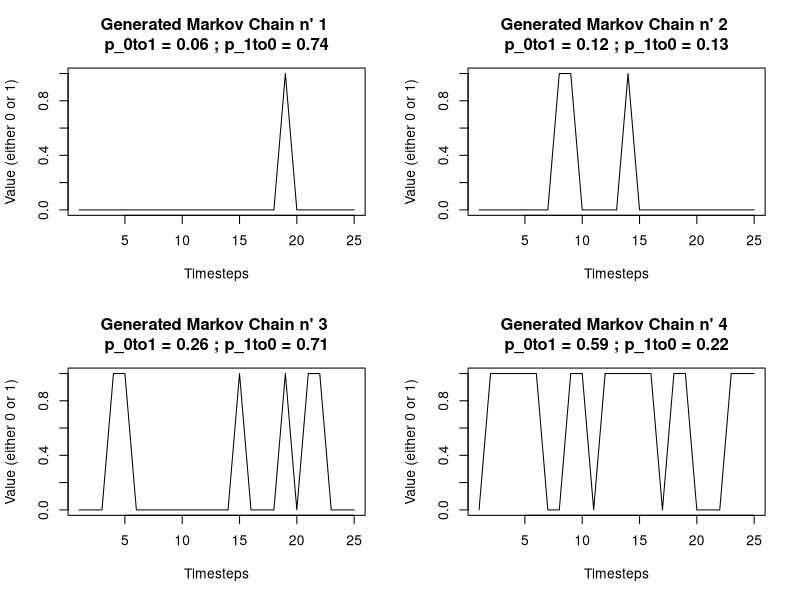
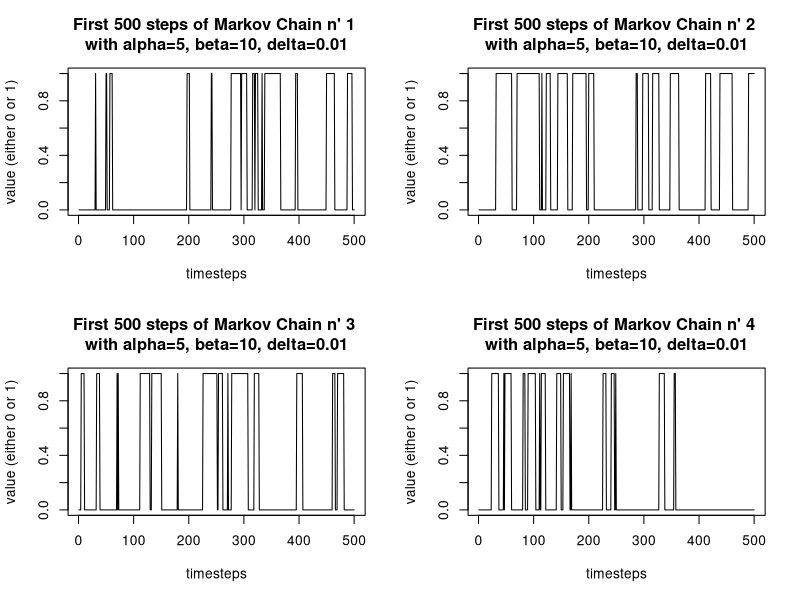
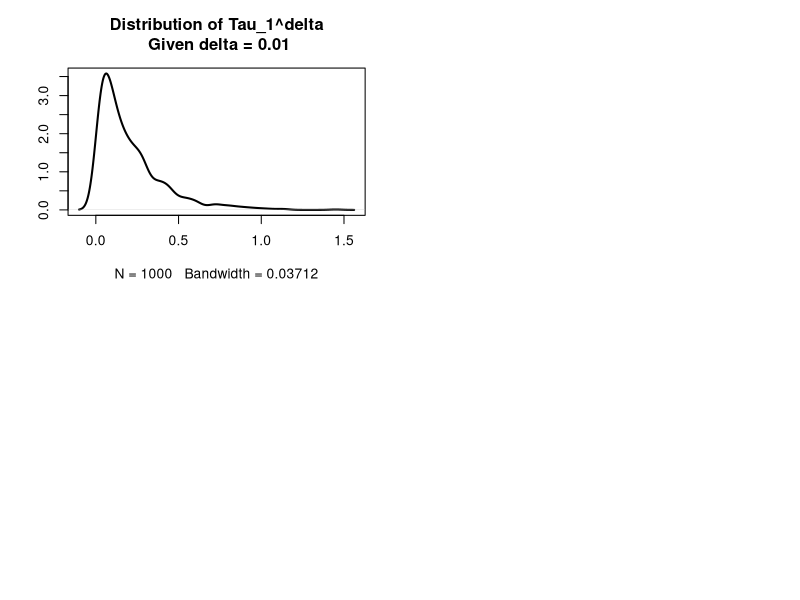

Write R code to recreate these figures, in order. (Note: a time limit stopped this script after it produced the figures.)
## ---- chunk 1
knitr::opts_chunk$set(echo = TRUE)
## ---- chunk 2

generate_params <- function(n, t, print_probas=T){
  # Generates a list of jump probabilities from state 0 to 1, 
  # and vice-versa, plus all required parameters to simulate
  # subsequent Markov chains.
  params = list("init"=0,"n"=n,"t"=t,
                "p0to1"=round(runif(1,0,1),2), 
                "p1to0"=round(runif(1,0,1),2))
  if (print_probas) {
    cat("Probability jump 0 -> 1:", params$p0to1,"\n")
    cat("Probability jump 1 -> 0:", params$p1to0)
  }
  params
}

## ---- chunk 3

generate_params(n = 10, t = 20)

## ---- chunk 4

simulation_v1_iterative <- function(params) {
  # Initializes a matrix to the init value found in the variable params
  # rows = time steps, columns = unique markov chain
  chains = matrix(params$init, nrow=params$t, ncol=params$n)
  # Declares a function that performs a check condition (i.e. to 
  # determine whether to jump state or not)
  switch <- function(prob) {runif(1,0,1)<=prob}
  # Iterates over the matrix, updating when needed. Iterating over the 
  # rows starts at index 2 as we don't expect jumps at t=0 (1 in R) as it
  # is the fixed initial state.
  for (row in seq(2,params$t,1)) {
    for (col in seq(1,params$n,1)){
      # Updates the value dependent on the cell value at t-1 and
      # the result of the switch function
      if (chains[row-1,col]==0 && switch(params$p0to1)) {
        chains[row,col]=1
      } else if (chains[row-1,col]==1 && switch(params$p1to0)) {
        chains[row,col]=0
      } else {
        chains[row,col]=chains[row-1,col]
      }
    }
  }
  chains
}

simulation_v2_bernoulli_seqs <- function(params) {
  # Initializes a matrix to the init value found in the variable params
  # rows = time steps, columns = unique markov chain
  chains = matrix(params$init, nrow=params$t,   ncol=params$n)
  # Declares a function to more explicitly state that
  # a sequence of bernoulli values from 0 to 1 are 
  # generated
  generate_bernoulli_seq <- function(p,n) {rbinom(n, 1, p)}
  # Iterates over the matrix, updating when needed
  for (col in seq(1,params$n,1)) {
    # Generates two sequences Y and Z
    # we only need t-1 draws as we only update <chains>
    # starting at the index 2
    Y = generate_bernoulli_seq(params$p0to1, params$t-1)
    Z = generate_bernoulli_seq(params$p1to0, params$t-1)
    for (row in seq(1,params$t-1,1)) {
        chains[row+1, col] = chains[row,col]*(1-Z[row]) +
                             (1-chains[row,col])*Y[row]
      }
    }
  chains
}

## ---- chunk 5

params = generate_params(n=1000, t=10000)
system.time(simulation_v1_iterative(params))
system.time(simulation_v2_bernoulli_seqs(params))

## ---- chunk 6

par(mfrow=c(2,2))
for (i in 1:4){
  # Generates a new Markov chain with new parameters p0to1 and p1to0
  params = generate_params(n=1, t=25, print_probas=F)
  markov_chain = simulation_v2_bernoulli_seqs(params)
  # Plots the Markov chain
  title = paste("Generated Markov Chain n'", i, 
                "\np_0to1 =", params$p0to1, 
                "; p_1to0 =", params$p1to0)
  plot(markov_chain, type="l",
       main=title, xlab="Timesteps", ylab="Value (either 0 or 1)")
}

## ---- chunk 7

generate_MP_params <- function(n, t, a, b, d) {
  # Generates a list of probability of jumping from
  # state 0 to 1, and vice-versa
  # args:   n -> the number of chains to generate
  #         t -> the length of each chain
  params = list("init"=0,"n"=n,"t"=t,
                "alpha"=a,"beta"=b,"delta"=d,
                "p0to1"=a*d, "p1to0"=b*d)
  params
}

## ---- chunk 8

alpha = 5
beta = 10
delta = 0.01
n = 1000
t = 5000

MP_params = generate_MP_params(n, t, alpha, beta, delta)
Yn_simulations = simulation_v2_bernoulli_seqs(MP_params)

## ---- chunk 9

par(mfrow=c(2,2))
for (i in 1:4){
  plot(Yn_simulations[1:500,i], type="l",
       main=paste("First 500 steps of Markov Chain n'", i, 
                  "\nwith alpha=5, beta=10, delta=0.01"),
       xlab="timesteps", ylab="value (either 0 or 1)")
}

## ---- chunk 10

fetch_indexes <- function(Yn, d) {
  # Retrieves the first index where 
  fetch_idx_one_simulation <- function(x){
    (c(which(x==1))[1]-1)*d # note the multiplication by d
    # we need to rescale by d as it is a frequency acquisition 
    # parameter. It comes handy for comparing distribution
    # with different d parameters afterwards
  }
  apply(Yn,2,fetch_idx_one_simulation)
}

## ---- chunk 11

t1_simulation = fetch_indexes(Yn_simulations, delta)

## ---- chunk 12

# Kernel density estimation
d <- density(t1_simulation)
# Kernel density plot
plot(d, lwd = 2, ylab="",
     main = paste("Distribution of Tau_1^delta\n", "Given delta =", delta),)

## ---- chunk 13

n = 5000
t = 10000
alpha = 5
beta = 10
delta_sequence = as.matrix(c(1e-1,5e-2,1e-2,5e-3,1e-3,5e-4))

## ---- chunk 14

mapper <- function(n, t, a, b, d) {
  # Function composition to be mapped over the sequence of delta
  # parameters s.t. fetch . simulate . parameter_generation()
  fetch_indexes(
    simulation_v2_bernoulli_seqs(
      generate_MP_params(n, t, a, b, d)), d)
}

t1_simulations = apply(delta_sequence, 1, function(x) {mapper(n,t,alpha,beta,x)})

## ---- chunk 15

# Declares the exponential distribution against which to plot 
# the simulated Tau_1 times
exponential_distribution = density(rexp(n, alpha))

# Declares the 2 by 3 plot area
par(mfrow=c(2,3), mai = c(0.4, 0.25, 0.3, 0.1))
for (i in 1:6){
  # Computes the kernel density for each simulation
  d <- density(t1_simulations[,i])
  # Plots said density against the exponential distribution
  plot(d, lwd = 1, col="blue",
       main = paste("Dist. of Tau_1 with delta=", delta_sequence[i], 
                    "\nvs. Exp(alpha=", alpha, ")", sep=""),
       xlab="", ylab="")
  lines(exponential_distribution, lw=2, lty=3, col="red")
  legend("topright", legend = c("Tau_1 dist.", 
                                paste("Exp(", alpha, ") dist.",sep="")),
       lwd = 3, col = c("blue", "red"))
}
